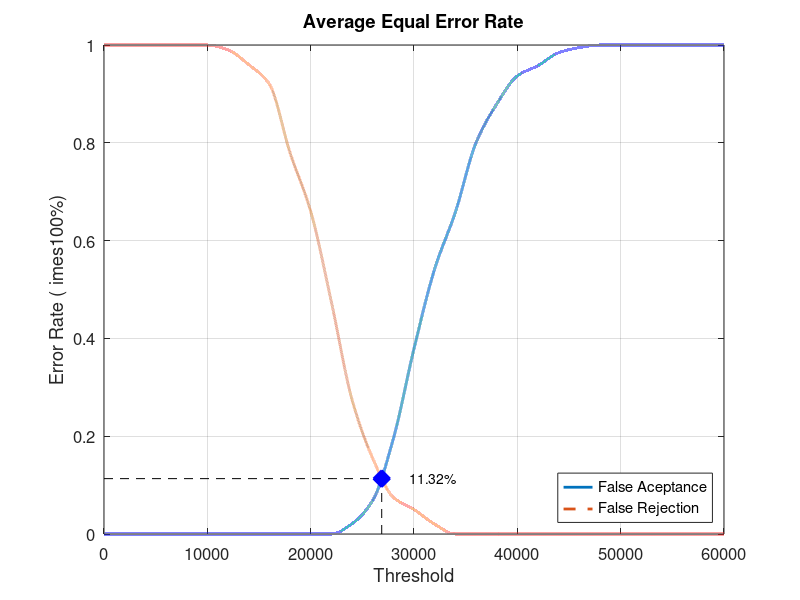
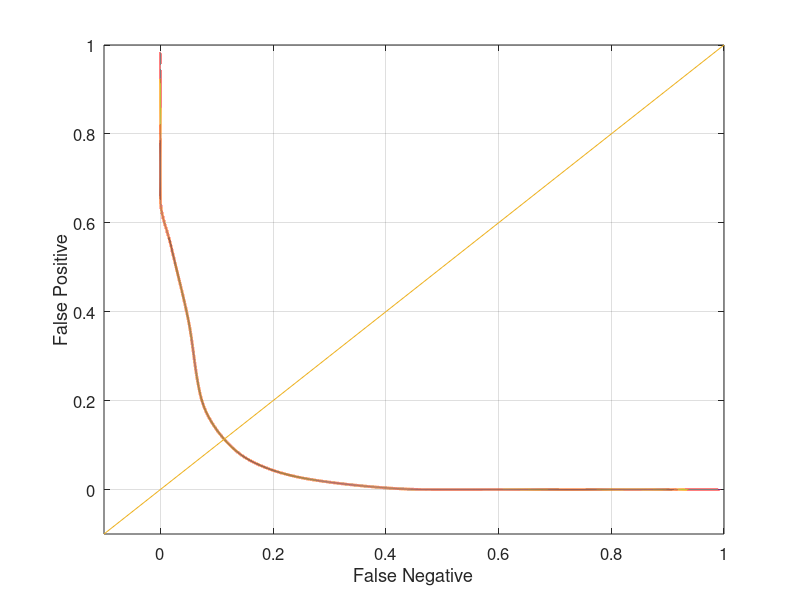

MATLAB code to generate these figures, in order:
close all;
clear;
clc;
x = 0:2000:60000;
xq = 0:0.5:60000;

y0 = [0 0 0 0 0 0 0 0 0 0 0 0 0.0210526 0.0684211 0.194737 0.378947 0.542105 0.657895 0.8 0.878947 0.936842 0.957895 0.984211 0.994737 1 1 1 1 1 1 1]
yy0 = interp1(x, y0, xq, 'pchip');
y1 = [1 1 1 1 1 1 0.99 0.96 0.92 0.78 0.66 0.475 0.275 0.155 0.075 0.05 0.02 0 0 0 0 0 0 0 0 0 0 0 0 0 0]
yy1 = interp1(x, y1, xq, 'pchip');

% Calculating EER: 
y2 = abs(y0 - y1);
find(y2 == min(y2))
yy2 = abs(yy0 - yy1);
xEER = find(yy2 == min(yy2));
xEERIndex = xq(xEER) % X-axis EER
yEER = yy0(xEER) % Y-axis EER

main = figure
plot(xq, yy0,'-','LineWidth', 2);	hold on
plot(xq, yy1,'--','LineWidth', 2);	hold on
plot([xEERIndex xEERIndex], [0 yEER], 'k--');	hold on
plot([0 xEERIndex], [yEER yEER], 'k--');	hold on
plot(xEERIndex, yEER, 'bx', 'LineWidth', 10);	hold on
text(xEERIndex + 10 * xEERIndex / 100, yEER, [num2str(round((10000 * yEER)) / 100) '%'])
legend('False Aceptance', 'False Rejection', 'Location', 'SouthEast')
xlabel('Threshold')
ylabel('Error Rate (	imes100%)')
title('Average Equal Error Rate')
set(gca, 'FontSize', 12)
axis([0 60000 0 1])
grid on

print(main, 'Database1_2Main', '-dpng');
FNRxFPR = figure('Color', [1 1 1]);
plot(yy1, yy0, '-', yy1, yy0, 'LineWidth', 2);
hold on
y = -0.1:0.1:1
plot(y, y); 
set(gca, 'FontSize', 12)
xlabel('False Negative')
ylabel('False Positive')
axis([-0.1 1 -0.1 1])
set(gca, 'FontSize', 12)
grid on

print(FNRxFPR, 'Database1_2FNRxFPR','-dpng');
